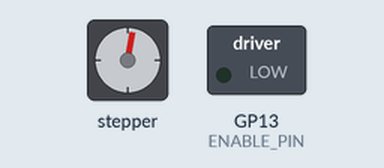
A program run on a simulated Raspberry Pi Pico running MicroPython. Parts: stepper motor, switched loads named in the program (green lamp = pin HIGH). Pins used as bus, display or sensor lines are not drawn. At 26.2 s the program stops and its outputs stay as they are.

Above: at 0.3 s.
At 5.5 s:
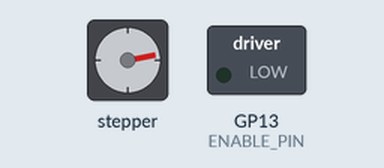
At 13.4 s:
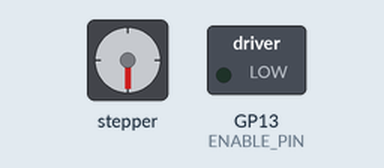
At 26.3 s:
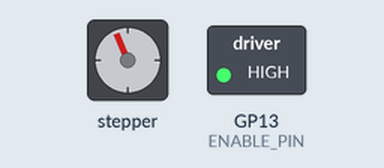
Timing chart, 0 to 27.7 s (numbered marks = the images above):
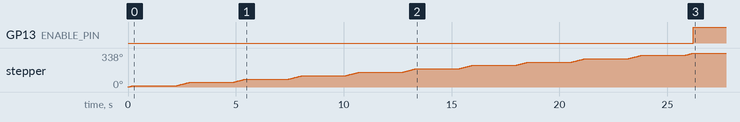

The program:

nema17_clock.py
```python
import machine
import utime

# Pin configuration
STEP_PIN = machine.Pin(15, machine.Pin.OUT)
DIR_PIN = machine.Pin(14, machine.Pin.OUT)
ENABLE_PIN = machine.Pin(13, machine.Pin.OUT)  # Enable pin for DRV8825

# Disable the motor driver by default (can be enabled later)
ENABLE_PIN.value(1)

# Initialize stepper motor control
steps_per_revolution = 3200  # Steps for 1 full revolution with 1/16 microstepping
delay = 0.001  # Delay between steps (adjust for speed)

# Function to enable the motor driver
def enable_motor():
    ENABLE_PIN.value(0)

# Function to disable the motor driver
def disable_motor():
    ENABLE_PIN.value(1)

# Function to rotate the motor clockwise
def rotate_clockwise(steps):
    DIR_PIN.value(1)  # Set direction to clockwise
    for _ in range(steps):
        STEP_PIN.value(1)
        utime.sleep_us(int(delay * 1e6))
        STEP_PIN.value(0)
        utime.sleep_us(int(delay * 1e6))

# Function to rotate the motor anticlockwise
def rotate_anticlockwise(steps):
    DIR_PIN.value(0)  # Set direction to anticlockwise
    for _ in range(steps):
        STEP_PIN.value(1)
        utime.sleep_us(int(delay * 1e6))
        STEP_PIN.value(0)
        utime.sleep_us(int(delay * 1e6))

# Rotate the motor
try:
    enable_motor()  # Enable the motor driver
    for i in range(10):
       # Rotate clockwise for 200 steps (approximately half a revolution)
       rotate_clockwise(100)

      # Pause for 1 second
       utime.sleep(1)

      # Rotate anticlockwise for 200 steps
       rotate_anticlockwise(-100)
       utime.sleep(1)

       rotate_clockwise(200)

except KeyboardInterrupt:
    pass
finally:
    disable_motor()  # Disable the motor driver

    # Turn off the motor
    DIR_PIN.value(0)
    STEP_PIN.value(0)
```

Measured:
- by itself, GP13 (ENABLE_PIN): LOW → HIGH at 26.2 s
- by itself, stepper: turns 11° clockwise in 0.18 s, then 34° clockwise in 0.62 s, then 34° clockwise in 0.62 s, then 33° clockwise in 0.60 s, and so on
